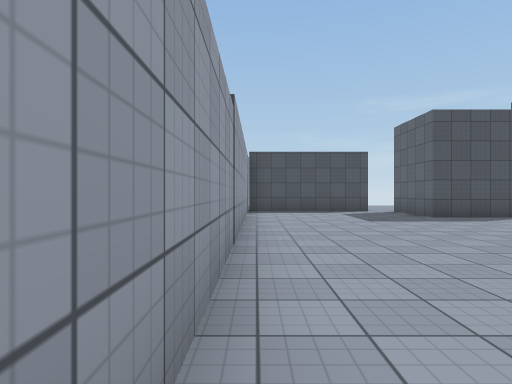
View 1 (above)

12 first-person views from a walk through a scene from a Unity 3-D project. The camera is 1.3 m above the floor, looks level and sees 75° across. The floor is counted in squares, 2 m on a side. Each view is taken from the middle of a square. On the plan, view 1 faces up. The plan holds only what a view shows up to about 10 squares ahead; the rest is blank. Surface patterns are stand-ins for the level's own textures.

View 2
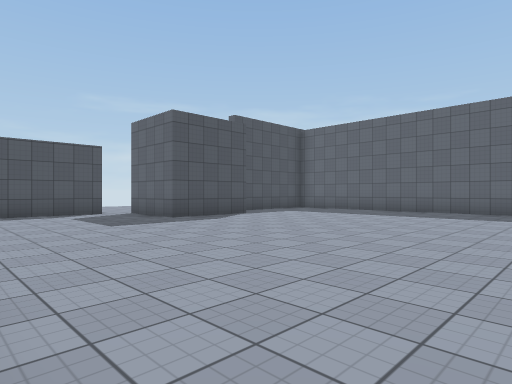

View 3
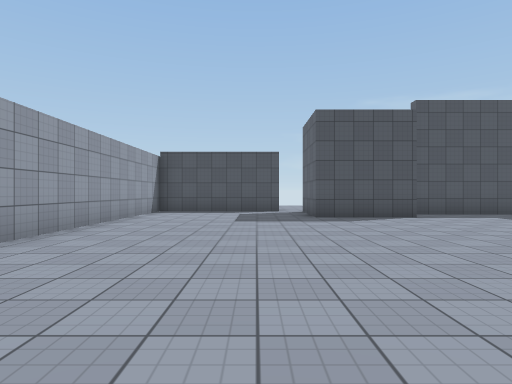

View 4
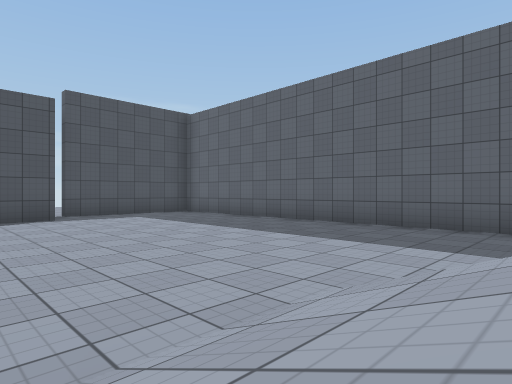

View 5
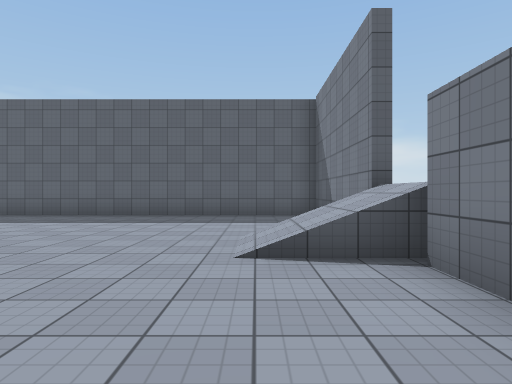

View 6
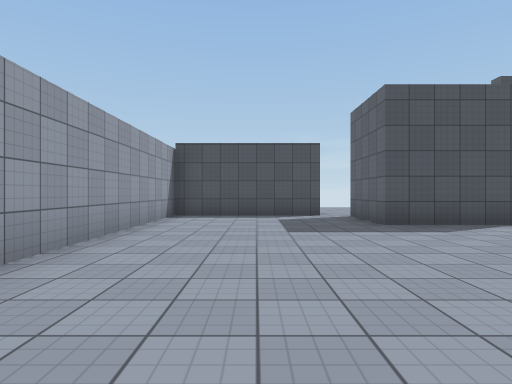

View 7
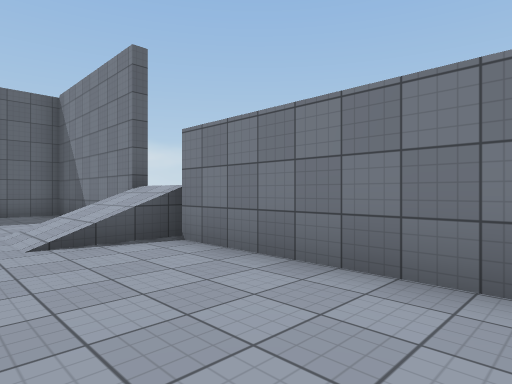

View 8
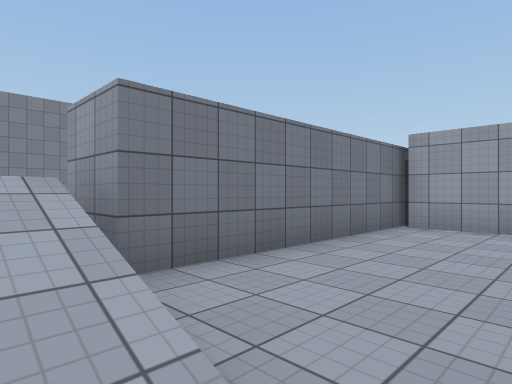

View 9
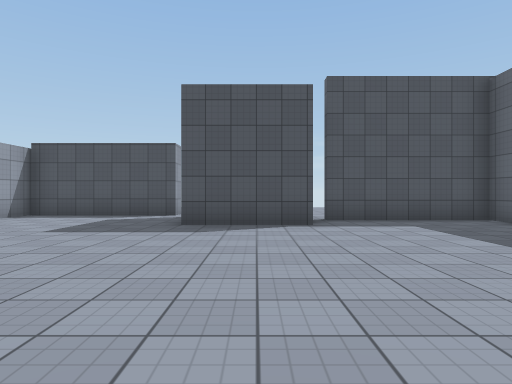

View 10
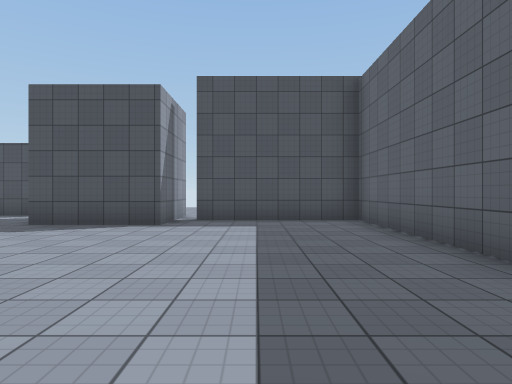

View 11
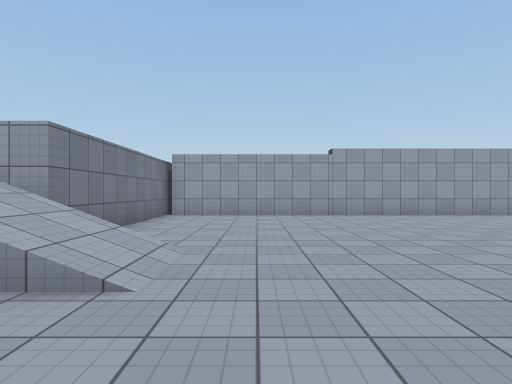

View 12
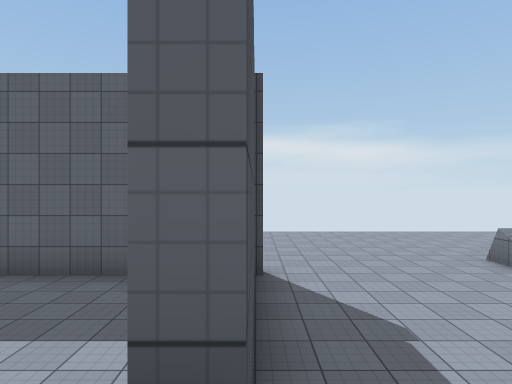

### Floor plan
Key: @ floor where view 1 was taken; # wall or solid block; . floor; / step, stairs or slope.
Columns run from 1 left of view 1 to 16 right of it. Each row starts with its distance up from view 1.
 12 #####.
 11 #.....###.
 10 #.....#######
  9 #.....###...#
  8 #...........#
  7 #...........#
  6 #...........#
  5 #...........#
  4 #...........#
  3 #...........#
  2 #...........#
  1 #......//...#
  0 #@.....//...#
 -1 #######/#####.....
 -2          .........
 -3          .........
 -4           ........
 -5             ......
 -6              /....
 -7                ...

Where each view was taken, in squares from view 1:
view 1: 0 up, 0 right, facing up
view 2: 1 up, 0 right, facing up-right
view 3: 0 up, 3 right, facing up
view 4: 0 up, 5 right, facing up-right
view 5: 1 up, 2 right, facing right
view 6: 2 up, 2 right, facing up
view 7: 2 up, 1 right, facing down-right
view 8: 2 up, 6 right, facing down-left
view 9: 2 up, 6 right, facing up
view 10: 2 up, 9 right, facing up
view 11: 2 up, 9 right, facing left
view 12: 1 down, 6 right, facing right
